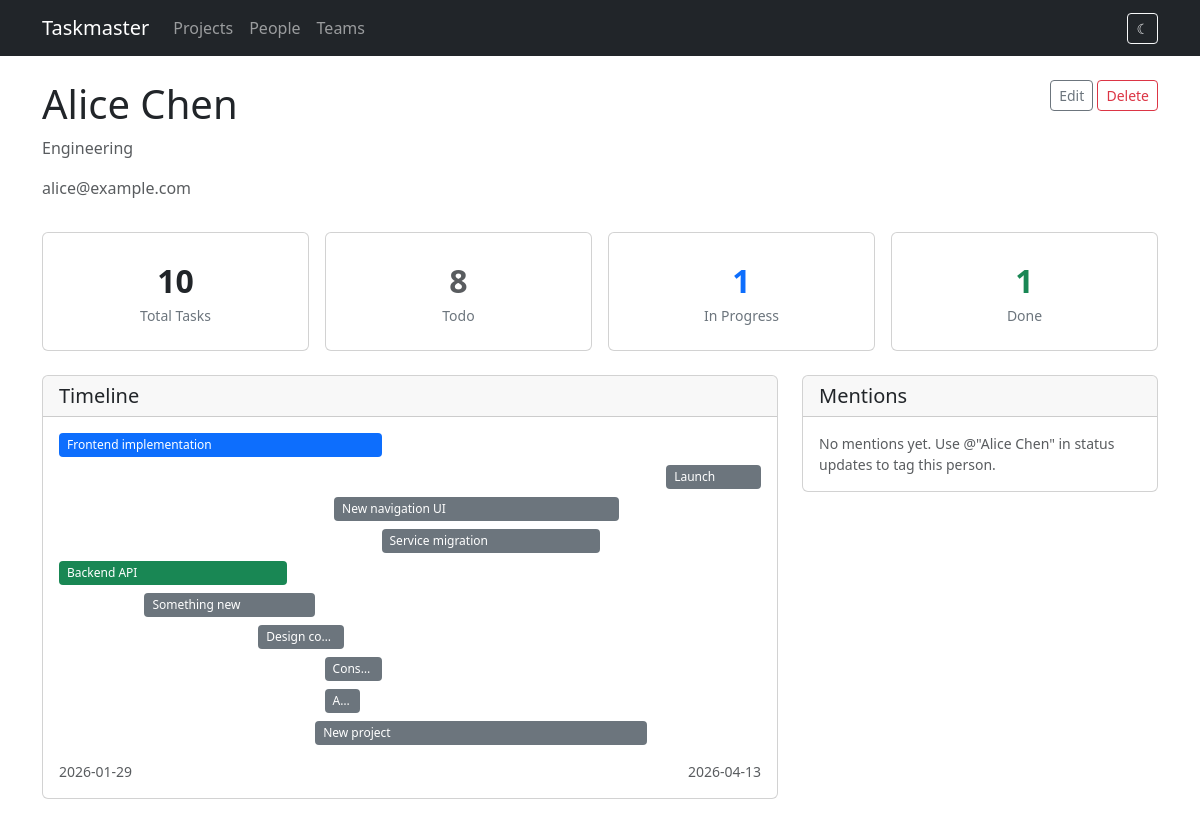
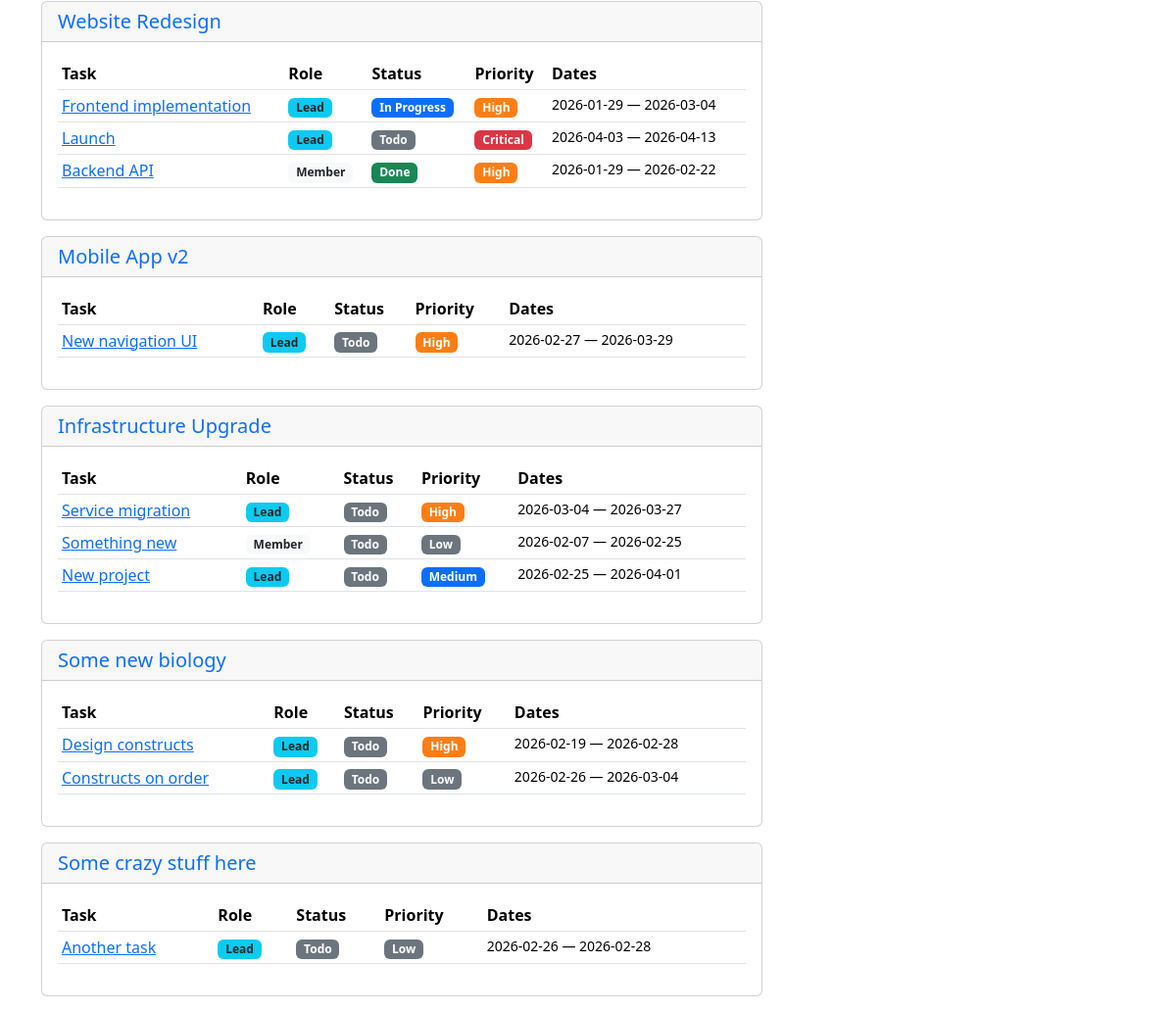
The app's page /people/1, older data (2 pictures, top to bottom).
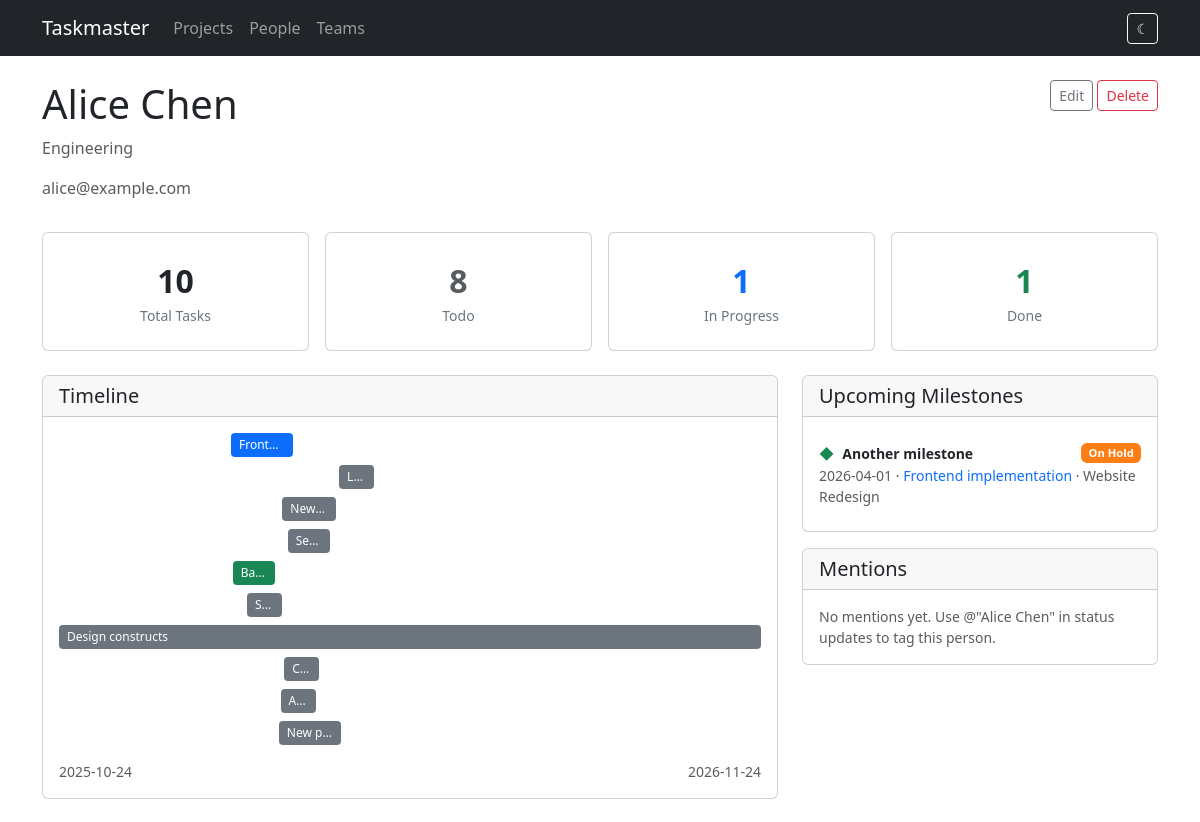
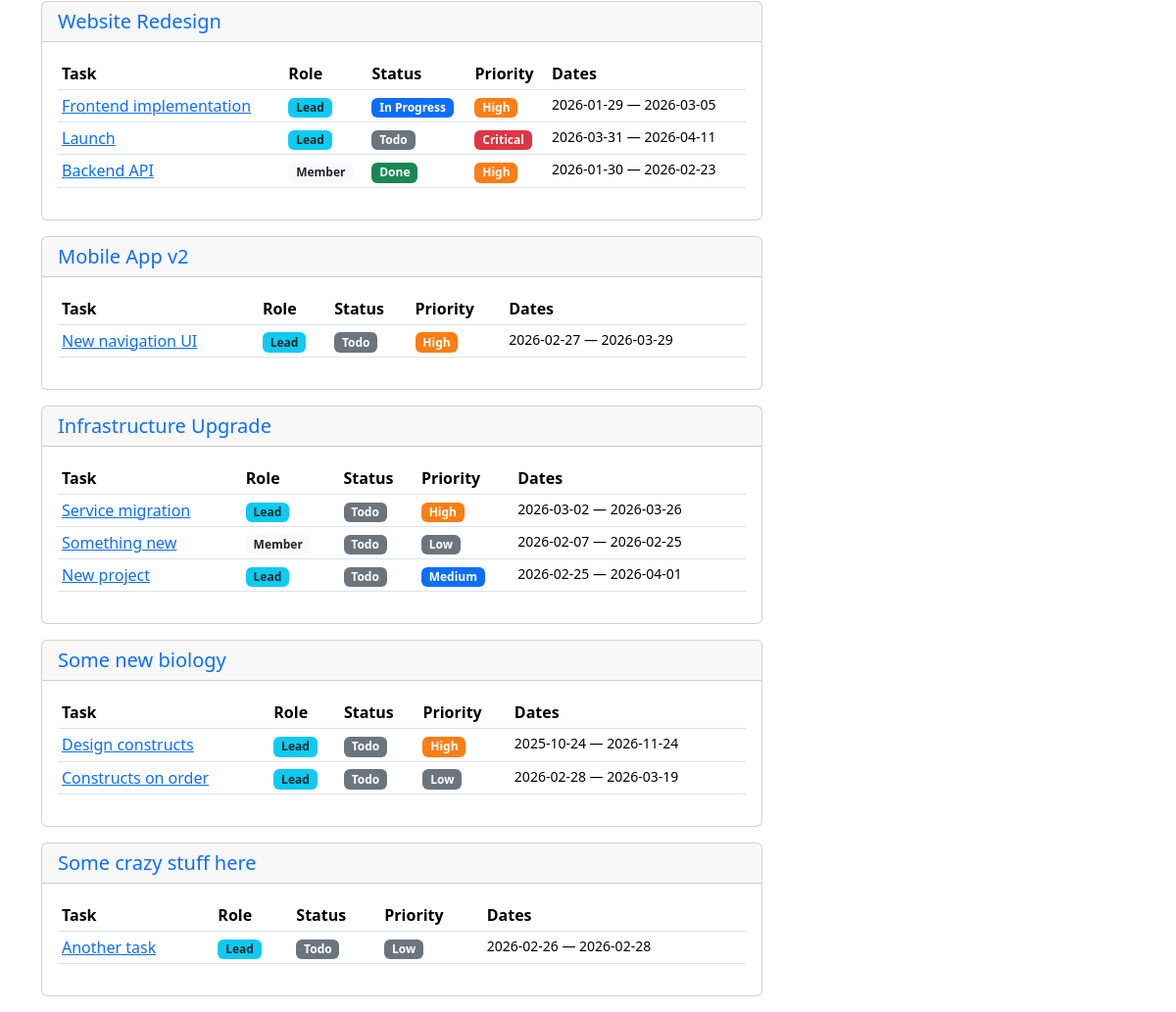
The same page, newer data (2 pictures, top to bottom).
### models.py (models this page shows, shortened)
class Person(db.Model):
    id = db.Column(db.Integer, primary_key=True)
    name = db.Column(db.String(120), nullable=False)
    email = db.Column(db.String(120))
    team_id = db.Column(db.Integer, db.ForeignKey('team.id'))
    assignments = db.relationship('TaskAssignment', backref='person', lazy=True)

class Team(db.Model):
    id = db.Column(db.Integer, primary_key=True)
    name = db.Column(db.String(120), nullable=False)
    members = db.relationship('Person', backref='team', lazy=True)

class Task(db.Model):
    id = db.Column(db.Integer, primary_key=True)
    title = db.Column(db.String(200), nullable=False)
    description = db.Column(db.Text)
    project_id = db.Column(db.Integer, db.ForeignKey('project.id'), nullable=False)
    start_date = db.Column(db.Date, nullable=False)
    end_date = db.Column(db.Date, nullable=False)
    status = db.Column(db.String(20), default='todo')  # todo, in_progress, done
    priority = db.Column(db.String(20), default='medium')  # low, medium, high, critical
    assignments = db.relationship('TaskAssignment', backref='task', lazy=True,
                                   cascade='all, delete-orphan')
    tags = db.relationship('Tag', secondary=task_tags, backref=db.backref('tasks', lazy=True))
    milestones = db.relationship('Milestone', backref='task', lazy=True,
                                 order_by='Milestone.date', cascade='all, delete-orphan')
    status_updates = db.relationship('StatusUpdate', backref='task', lazy=True,
                                     order_by='StatusUpdate.created_at.desc()',
                                     cascade='all, delete-orphan')
    dependencies = db.relationship(
        'Task',
        secondary='task_dependency',
        primaryjoin='Task.id == TaskDependency.task_id',
        secondaryjoin='Task.id == TaskDependency.depends_on_id',
        backref=db.backref('dependents', lazy=True),
        lazy=True,
    )
    @property
    def lead(self):
        for a in self.assignments:
            if a.is_lead:
                return a.person
        return None

class Project(db.Model):
    id = db.Column(db.Integer, primary_key=True)
    name = db.Column(db.String(200), nullable=False)
    description = db.Column(db.Text)
    start_date = db.Column(db.Date)
    end_date = db.Column(db.Date)
    status = db.Column(db.String(20), default='active')  # active, completed, on_hold
    tasks = db.relationship('Task', backref='project', lazy=True, cascade='all, delete-orphan')

class Milestone(db.Model):
    id = db.Column(db.Integer, primary_key=True)
    task_id = db.Column(db.Integer, db.ForeignKey('task.id'), nullable=False)
    name = db.Column(db.String(200), nullable=False)
    date = db.Column(db.Date, nullable=False)
    status_override = db.Column(db.String(20), nullable=True)  # on_track, delayed, on_hold
    @property
    def computed_status(self):
        if self.status_override:
            return self.status_override
        today = date.today()
        if self.task.project.status == 'on_hold':
            return 'on_hold'
        if self.date < today and self.task.status != 'done':
            return 'delayed'
        return 'on_track'

### routes/people.py (the view)
@bp.route('/people/<int:id>')
def detail(id):
    person = Person.query.get_or_404(id)
    person_tasks = [a.task for a in person.assignments]
    tasks_by_project = {}
    for task in person_tasks:
        proj = task.project
        if proj.id not in tasks_by_project:
            tasks_by_project[proj.id] = {'project': proj, 'tasks': []}
        tasks_by_project[proj.id]['tasks'].append(task)
    mentioned_updates = StatusUpdate.query.filter(
        StatusUpdate.mentions.any(id=person.id)
    ).order_by(StatusUpdate.created_at.desc()).all()
    task_ids = [t.id for t in person_tasks]
    upcoming_milestones = Milestone.query.filter(
        Milestone.task_id.in_(task_ids),
        Milestone.date >= date.today()
    ).order_by(Milestone.date).all() if task_ids else []
    return render_template('people/detail.html', person=person,
                           person_tasks=person_tasks,
                           tasks_by_project=tasks_by_project,
                           mentioned_updates=mentioned_updates,
                           upcoming_milestones=upcoming_milestones)

### templates/people/detail.html (shortened to what this page needs)
{% extends "base.html" %}
{% block content %}
<div class="d-flex justify-content-between align-items-start mb-3">
    <div>
        <h1>{{ person.name }}</h1>
        {% if person.team %}<p class="text-muted">{{ person.team.name }}</p>{% endif %}
        {% if person.email %}<p class="text-muted">{{ person.email }}</p>{% endif %}
    </div>
    <div>
        <a href="{{ url_for('people.edit_person', id=person.id) }}" class="btn btn-outline-secondary btn-sm">Edit</a>
        <form method="post" action="{{ url_for('people.delete_person', id=person.id) }}" class="d-inline"
              onsubmit="return confirm('Delete this person?')">
            <button type="submit" class="btn btn-outline-danger btn-sm">Delete</button>
        </form>
    </div>
</div>
{% set total = person_tasks|length %}
{% set todo = person_tasks|selectattr('status', 'equalto', 'todo')|list|length %}
{% set in_prog = person_tasks|selectattr('status', 'equalto', 'in_progress')|list|length %}
{% set done_count = person_tasks|selectattr('status', 'equalto', 'done')|list|length %}
<div class="row g-3 mb-4">
    <div class="col-md-3"><div class="card stat-card"><div class="stat-number">{{ total }}</div><div class="stat-label">Total Tasks</div></div></div>
    <div class="col-md-3"><div class="card stat-card"><div class="stat-number text-muted">{{ todo }}</div><div class="stat-label">Todo</div></div></div>
    <div class="col-md-3"><div class="card stat-card"><div class="stat-number text-primary">{{ in_prog }}</div><div class="stat-label">In Progress</div></div></div>
    <div class="col-md-3"><div class="card stat-card"><div class="stat-number text-success">{{ done_count }}</div><div class="stat-label">Done</div></div></div>
</div>
<div class="row g-4">
<div class="col-lg-8">
    {% if person_tasks %}
    <div class="card mb-4">
        <div class="card-header"><h5 class="mb-0">Timeline</h5></div>
        <div class="card-body">
            {% set all_tasks = person_tasks %}
            {% set min_date = all_tasks|map(attribute='start_date')|min %}
            {% set max_date = all_tasks|map(attribute='end_date')|max %}
            {% set total_days = (max_date - min_date).days if max_date != min_date else 1 %}
            <div style="position: relative; min-height: {{ all_tasks|length * 32 }}px;">
                {% for task in all_tasks %}
                {% set offset_days = (task.start_date - min_date).days %}
                {% set duration_days = (task.end_date - task.start_date).days %}
                {% set left_pct = (offset_days / total_days * 100) %}
                {% set width_pct = (duration_days / total_days * 100) %}
                <div class="timeline-bar badge-{{ task.status }}"
                     style="position: absolute; top: {{ loop.index0 * 32 }}px; left: {{ left_pct }}%; width: {{ [width_pct, 5]|max }}%;"
                     title="{{ task.title }} ({{ task.start_date }} to {{ task.end_date }})">
                    <a href="{{ url_for('tasks.detail', id=task.id) }}" class="text-white text-decoration-none">{{ task.title }}</a>
                </div>
                {% endfor %}
            </div>
            <div class="d-flex justify-content-between mt-2 small text-muted">
                <span>{{ min_date }}</span>
                <span>{{ max_date }}</span>
            </div>
        </div>
    </div>
    {% endif %}
    {% if tasks_by_project %}
    {% for proj_id, group in tasks_by_project.items() %}
    <div class="card mb-3">
        <div class="card-header">
            <h5 class="mb-0">
                <a href="{{ url_for('projects.detail', id=group.project.id) }}" class="text-decoration-none">
                    {{ group.project.name }}
                </a>
            </h5>
        </div>
        <div class="card-body">
            <div class="table-responsive">
                <table class="table table-hover table-sm">
                    <thead>
                        <tr><th>Task</th><th>Role</th><th>Status</th><th>Priority</th><th>Dates</th></tr>
                    </thead>
                    <tbody>
                        {% for task in group.tasks %}
                        <tr>
                            <td><a href="{{ url_for('tasks.detail', id=task.id) }}">{{ task.title }}</a></td>
                            <td>
                                {% if task.lead and task.lead.id == person.id %}
                                <span class="badge bg-info text-dark">Lead</span>
                                {% else %}
                                <span class="badge bg-light text-dark">Member</span>
                                {% endif %}
                            </td>
                            <td><span class="badge badge-{{ task.status }}">{{ task.status | replace('_', ' ') | title }}</span></td>
                            <td><span class="badge badge-{{ task.priority }}">{{ task.priority | title }}</span></td>
                            <td class="small">{{ task.start_date }} &mdash; {{ task.end_date }}</td>
                        </tr>
                        {% endfor %}
                    </tbody>
                </table>
            </div>
        </div>
    </div>
    {% endfor %}
    {% else %}
    <div class="text-center py-5">
        <p class="text-muted">No tasks assigned to this person yet.</p>
    </div>
    {% endif %}
</div>
<div class="col-lg-4">
    {% if upcoming_milestones %}
    <div class="card mb-3">
        <div class="card-header"><h5 class="mb-0">Upcoming Milestones</h5></div>
        <div class="card-body">
            <div class="list-group list-group-flush">
                {% for ms in upcoming_milestones %}
                <div class="list-group-item px-0">
                    <div class="d-flex justify-content-between align-items-center">
                        <div>
                            <span class="milestone-diamond me-1">&#9670;</span>
                            <strong class="small">{{ ms.name }}</strong>
                        </div>
                        <span class="badge milestone-{{ ms.computed_status }}" style="font-size:0.7em">{{ ms.computed_status | replace('_', ' ') | title }}</span>
                    </div>
                    <div class="small text-muted">
                        {{ ms.date }} &middot;
                        <a href="{{ url_for('tasks.detail', id=ms.task.id) }}" class="text-decoration-none">{{ ms.task.title }}</a>
                        &middot; {{ ms.task.project.name }}
                    </div>
                </div>
                {% endfor %}
            </div>
        </div>
    </div>
    {% endif %}
    <div class="card" style="position: sticky; top: 1rem;">
        <div class="card-header"><h5 class="mb-0">Mentions</h5></div>
        <div class="card-body" style="max-height: 80vh; overflow-y: auto;">
            {% if mentioned_updates %}
            <div class="status-timeline">
                {% for update in mentioned_updates %}
                <div class="update-item">
                    <div class="d-flex justify-content-between align-items-start">
                        <a href="{{ url_for('tasks.detail', id=update.task.id) }}" class="fw-semibold small text-decoration-none">{{ update.task.title }}</a>
                        <span class="badge bg-secondary" style="font-size:0.65em">{{ update.task.project.name }}</span>
                    </div>
                    <div class="text-muted small">{{ update.created_at.strftime('%b %d, %Y at %I:%M %p') }}</div>
                    <div class="small">{{ update.content|render_mentions }}</div>
                </div>
                {% endfor %}
            </div>
            {% else %}
            <p class="text-muted mb-0 small">No mentions yet. Use @"{{ person.name }}" in status updates to tag this person.</p>
            {% endif %}
        </div>
    </div>
</div>
</div>
{% endblock %}

### templates/base.html (shortened to what this page needs)
<!DOCTYPE html>
<html lang="en">
<head>
    <link href="https://cdn.jsdelivr.net/npm/bootstrap@5.3.3/dist/css/bootstrap.min.css" rel="stylesheet">
    <link rel="stylesheet" href="https://cdn.jsdelivr.net/npm/frappe-gantt@0.6.1/dist/frappe-gantt.min.css">
    <link rel="stylesheet" href="{{ url_for('static', filename='style.css') }}">
</head>
<body>
    <nav class="navbar navbar-expand-lg navbar-dark bg-dark">
        <div class="container">
            <a class="navbar-brand" href="{{ url_for('index') }}">Taskmaster</a>
            <div class="collapse navbar-collapse" id="navbarNav">
                <ul class="navbar-nav">
                    <li class="nav-item">
                        <a class="nav-link" href="{{ url_for('projects.list_projects') }}">Projects</a>
                    </li>
                    <li class="nav-item">
                        <a class="nav-link" href="{{ url_for('people.list_people') }}">People</a>
                    </li>
                    <li class="nav-item">
                        <a class="nav-link" href="{{ url_for('teams.list_teams') }}">Teams</a>
                    </li>
                </ul>
                <button id="theme-toggle" class="btn btn-outline-light btn-sm ms-auto" title="Toggle dark mode">
                    <span id="theme-icon-light">&#9790;</span>
                </button>
            </div>
        </div>
    </nav>
    <main class="container mt-4">
        {% block content %}{% endblock %}
    </main>
</body>
</html>

### static/style.css (style rules this page uses)
.milestone-on_hold { background-color: #fd7e14; color: white; }
.milestone-diamond { color: #198754; font-size: 0.9rem; }
.badge-low { background-color: #6c757d; }
.badge-medium { background-color: #0d6efd; }
.badge-high { background-color: #fd7e14; }
.badge-critical { background-color: #dc3545; }
.badge-todo { background-color: #6c757d; }
.badge-in_progress { background-color: #0d6efd; }
.badge-done { background-color: #198754; }
.timeline-bar { height: 24px; border-radius: 4px; position: relative; margin-bottom: 4px; font-size: 0.75rem; line-height: 24px; padding: 0 8px; color: white; white-space: nowrap; overflow: hidden; text-overflow: ellipsis; }
.stat-card { text-align: center; padding: 1.5rem; }
.stat-card .stat-number { font-size: 2rem; font-weight: bold; }
.stat-card .stat-label { color: #6c757d; font-size: 0.875rem; }

Row changes from the older to the newer data that the page shows:
changed Task "Frontend implementation": title "Frontend implementation" → "Front…"; end_date "2026-03-04" → "2026-03-05"
changed Task "Launch": title "Launch" → "L…"; start_date "2026-04-03" → "2026-03-31"; end_date "2026-04-13" → "2026-04-11"
computed for Task "New navigation UI": title "New navigation UI" → "New…"
changed Task "Service migration": title "Service migration" → "Se…"; start_date "2026-03-04" → "2026-03-02"; end_date "2026-03-27" → "2026-03-26"
changed Task "Backend API": title "Backend API" → "Ba…"; start_date "2026-01-29" → "2026-01-30"; end_date "2026-02-22" → "2026-02-23"
computed for Task "Something new": title "Something new" → "S…"
changed Task "Design constructs": title "Design co…" → "Design constructs"; start_date "2026-02-19" → "2025-10-24"; end_date "2026-02-28" → "2026-11-24"
changed Task "Constructs on order": title "Cons…" → "C…"; start_date "2026-02-26" → "2026-02-28"; end_date "2026-03-04" → "2026-03-19"
computed for Task "New project": title "New project" → "New p…"
added Milestone: name "Another milestone", computed_status "On Hold", date "2026-04-01", task "Frontend implementation", task.project.name "Website Redesign"
Text that changed along with them:
{{ min_date }}: "2026-01-29" → "2025-10-24"
{{ max_date }}: "2026-04-13" → "2026-11-24"
text now shown: "Upcoming Milestones"
